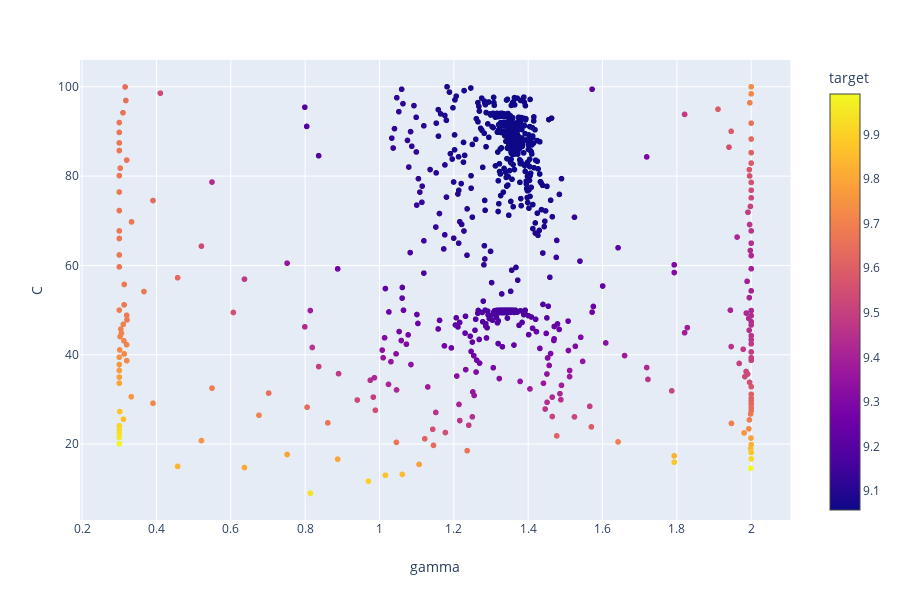

The notebook cell saved with this chart:
### Code cell
px.scatter(df1, x="gamma", y="C", color="target")

### Figure 1 — Plotly figure (JSON) as saved in the notebook; plotly's stock layout.template omitted (floating-point values rounded to 4 significant figures; data arrays with more than 128 entries replaced by an {"elided": "..."} marker saying what was removed)
{"data": [{"hoverlabel": {"namelength": 0}, "hovertemplate": "gamma=%{x}<br>C=%{y}<br>target=%{marker.color}", "legendgroup": "", "marker": {"color": {"elided": "1245 float values"}, "coloraxis": "coloraxis", "symbol": "circle"}, "mode": "markers", "name": "", "showlegend": false, "type": "scattergl", "x": {"elided": "1245 float values"}, "xaxis": "x", "y": {"elided": "1245 float values"}, "yaxis": "y"}], "layout": {"coloraxis": {"colorbar": {"title": {"text": "target"}}, "colorscale": [[0, "#0d0887"], [0.1111, "#46039f"], [0.2222, "#7201a8"], [0.3333, "#9c179e"], [0.4444, "#bd3786"], [0.5556, "#d8576b"], [0.6667, "#ed7953"], [0.7778, "#fb9f3a"], [0.8889, "#fdca26"], [1, "#f0f921"]]}, "height": 600, "legend": {"tracegroupgap": 0}, "margin": {"t": 60}, "xaxis": {"anchor": "y", "domain": [0, 0.98], "title": {"text": "gamma"}}, "yaxis": {"anchor": "x", "domain": [0, 1], "title": {"text": "C"}}}}
